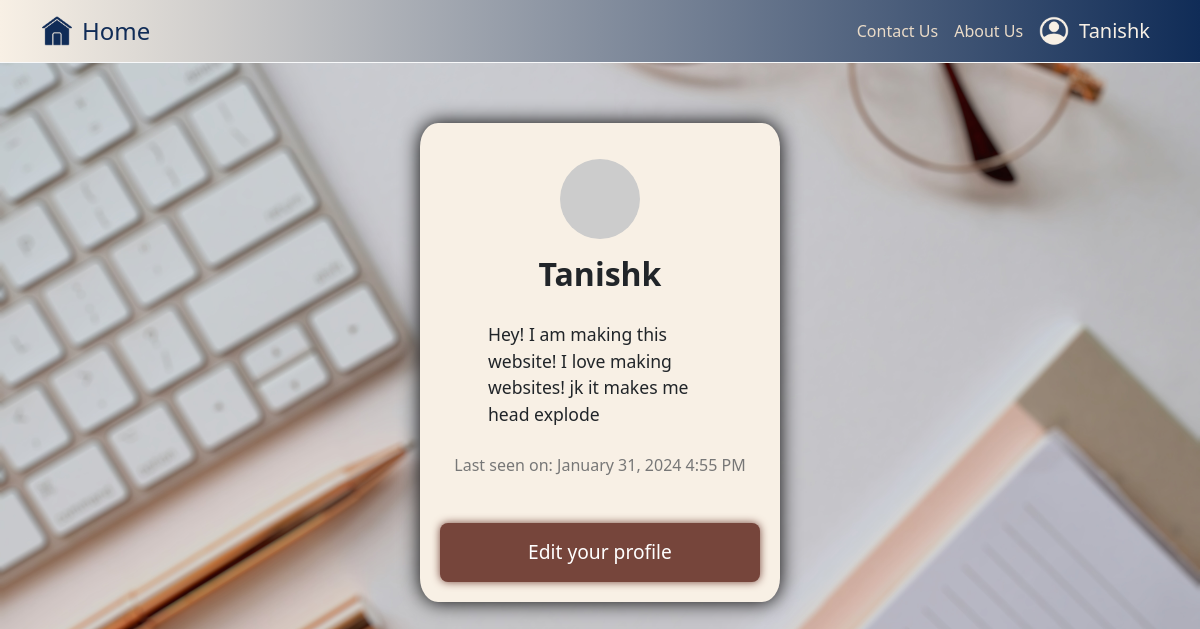
Before: /user/Tanishk (signed in) with the older database file.
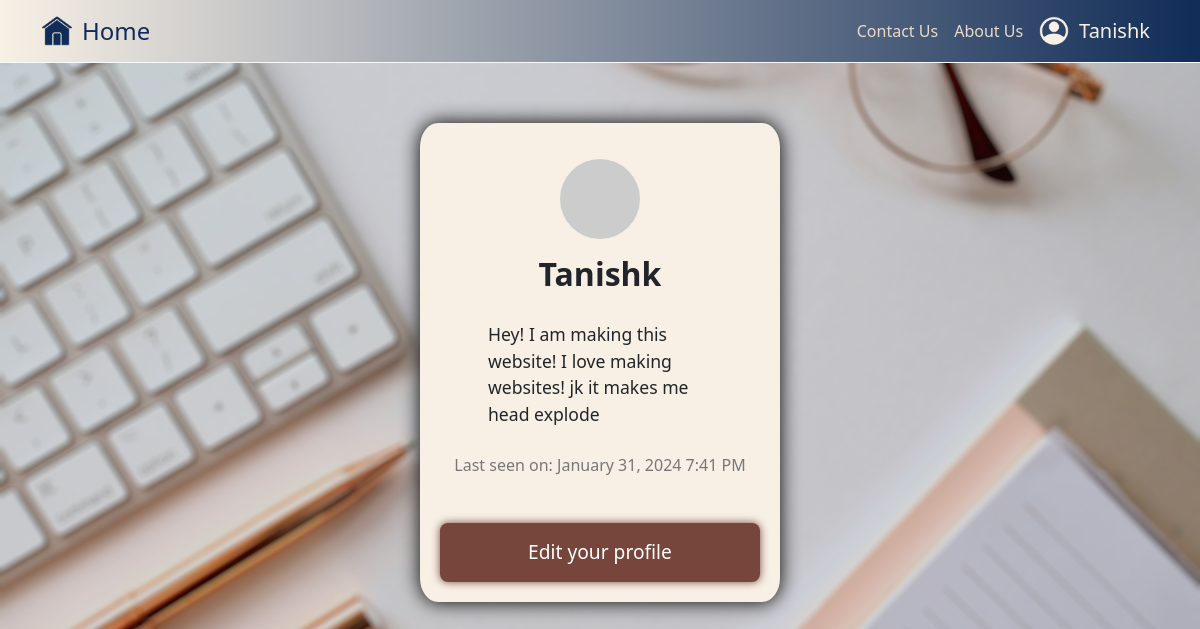
After: the same page with the newer database file.
### app/models.py (models this page shows, shortened)
class User(UserMixin, db.Model):
    id: so.Mapped[int] = so.mapped_column(
        primary_key=True
    )
    username: so.Mapped[str] = so.mapped_column(
        sa.String(64),
        index=True,
        unique=True
    )
    email: so.Mapped[str] = so.mapped_column(
        sa.String(120),
        index=True,
        unique=True
    )
    password_hash: so.Mapped[Optional[str]] = so.mapped_column(
        sa.String(256)
    )
    about_me: so.Mapped[Optional[str]] = so.mapped_column(
        sa.String(140)
    )
    last_seen: so.Mapped[Optional[datetime]] = so.mapped_column(
        default=lambda: datetime.now(timezone.utc)
    )
    posts: so.WriteOnlyMapped['Post'] = so.relationship(
        back_populates='author'
    )
    def avatar(self, size):
        digest = md5(self.email.lower().encode('utf-8')).hexdigest()
        return f"https://www.gravatar.com/avatar/{digest}?d=identicon&s={size}"

### app/routes.py (the view)
@app.route("/user/<username>")
@login_required
def user(username):
    user = db.first_or_404(sa.select(User).where(User.username == username))
    return render_template('user.html', user=user)

### app/models.py (called while the page is built)
@login.user_loader
def load_user(id):
    user = db.session.get(User, int(id))
    return user

### app/routes.py (called while the page is built)
@app.before_request
def before_request():
    if current_user.is_authenticated:
        current_user.last_seen = datetime.now(timezone.utc)
        db.session.commit()

### app/templates/user.html
{% extends "base.html" %}
{% block content %}
<link rel="stylesheet" href="{{url_for('static', filename='user.css')}}">
<div class="my_container">
    <div class="user-profile">
        <img src="{{ user.avatar(128) }}" alt="User Photo" class="photo">
        <div class="profile-details">
            <h1 class="username">{{ user.username }}</h1>
            {% if user.about_me %}
                <p class="about-me">{{ user.about_me }}</p>
            {% endif %}
            {% if user.last_seen %}
                <p class="last-seen">Last seen on: {{ moment(user.last_seen).format('LLL') }}</p>
            {% endif %}
            {% if user == current_user %}
                <a href="{{ url_for('edit_profile') }}" class="button">Edit your profile</a>
            {% endif %}
        </div>
    </div>
</div>
{% endblock %}

### app/templates/base.html (shortened to what this page needs)
<!doctype html>
<html>
    <head>
        <link rel="stylesheet" href="https://cdn.jsdelivr.net/npm/bootstrap@5.3.2/dist/css/bootstrap.min.css">
        <link rel="stylesheet" href="{{ url_for('static', filename='base.css') }}">
    </head>
    <body>
        <nav class="navbar navbar-expand-lg navbar-dark gradient-custom border-bottom border-light">
            <div class="container">
                <img src="{{ url_for('static', filename='assets/home_icon.png') }}" class="home-icon"></img>
                <a class="navbar-brand" href="{{ url_for('index') }}">Home</a>
                <div class="collapse navbar-collapse" id="navbarNav">
                    <ul class="navbar-nav ms-auto">
                        <li class="nav-item">
                            <a class="nav-link" href="{{ url_for('contact_us') }}">Contact Us</a>
                        </li>
                        <li class="nav-item">
                            <a class="nav-link" href="{{ url_for('about_us') }}">About Us</a>
                        </li>
                        <li class="nav-item dropdown">
                            <a class="nav-link dropdown-toggle" href="#" id="navbarDropdown" role="button" data-bs-toggle="dropdown" aria-expanded="false">
                                {% if not current_user.is_anonymous %}
                                <div class="User_Area">
                                    <img src="{{ url_for('static', filename='assets/user_icon.png') }}" class="User_Icon"></img>
                                    <p class="User_Name">{{ current_user.username }}</p>
                                </div>
                                {% endif %}
                            </a>
                        </li>
                    </ul>
                </div>
            </div>
        </nav>
        {% block content %}{% endblock %}
    </body>
</html>

### app/static/base.css (style rules this page uses)
:root { --bisque: #F8F0E5; --dark: #EADBC8; --blue: #102C57; --brown: #76453B; --icon: url("assets/user_icon.png"); --navbar-height: 75px; }
.User_Icon, .home-icon { width: 30px; height: 30px; margin-right: 10px; }
.User_Name { color: var(--bisque); font-size: 20px; margin-bottom: 0%; }
.User_Area { display: flex; align-items: center; }
.nav-link.dropdown-toggle::after { display: none; }
.navbar-brand { font-size: 1.5em; color: var(--blue); }
.nav-item { align-self: center; }
.nav-link { align-self: center; color: var(--dark); }
.navbar-dark { background-color: var(--blue); }
.gradient-custom { background: var(--blue); background: linear-gradient(to right, var(--bisque), var(--blue)); }

### app/static/user.css (style rules this page uses)
body { background-image: url("assets/index_background.jpg"); background-size: cover; background-position: top; background-repeat: repeat-y; margin: 0; padding: 0; }
.my_container { position: relative; display: inline-block; left: 50%; transform: translateX(-50%); text-align: center; background-color: var(--bisque); padding: 20px; border-radius: 5%; width: 30%; overflow: hidden; margin-top: 5%; box-shadow: 0px 0px 20px 0px black; }
.user-profile { display: flex; align-items: center; justify-content: center; flex-direction: column; }
.photo { border-radius: 50%; max-width: 100%; height: 100%; object-fit: cover; padding: 5%; }
.username { font-size: 2em; font-weight: bold; }
.profile-details { display: flex; flex-direction: column; align-items: center; text-align: left; }
.about-me { margin-top: 20px; font-size: 1.1em; max-width: 70%; overflow-wrap: break-word; }
.last-seen { margin-top: 10px; color: #777; font-size: 16px; }
.button { display: inline-block; text-align: center; padding: 15px 30px; width: 100%; margin-top: 30px; font-size: 1.2em; background-color: var(--brown); color: white; text-decoration: none; border: none; border-radius: 8px; transition: background-color 0.3s ease; box-shadow: 0px 0px 8px 0px var(--brown); }

Changed rows visible on the page:
changed User "Tanishk": last_seen "January 31, 2024 4:55 PM" → "January 31, 2024 7:41 PM"
